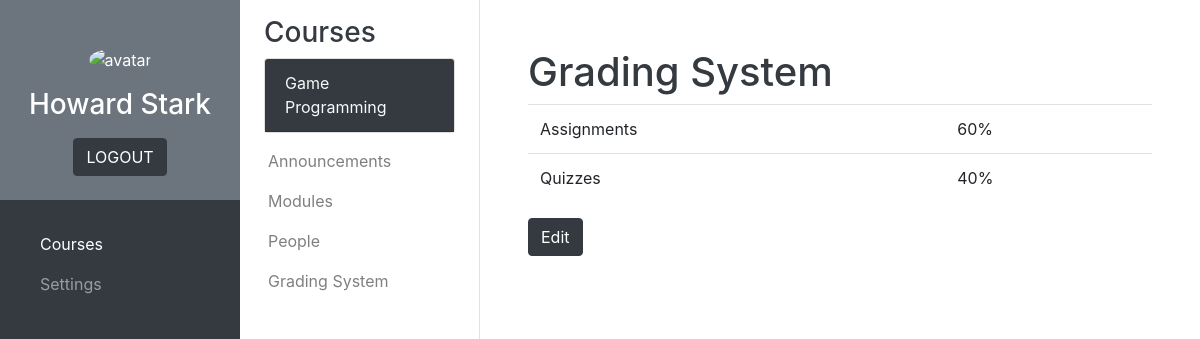
The page /courses/teacher/teacher_grading_system.php?course=2 (signed in) on the database its author committed.
### tables this page shows
CREATE TABLE `courses` (
  `Course_number` int(11) NOT NULL,
  `Course_name` varchar(50) NOT NULL
);

CREATE TABLE `grading_system` (
  `Course_number` int(11) NOT NULL,
  `Assignments_percentage` int(11) NOT NULL,
  `Quizzes_percentage` int(11) NOT NULL
);

### php_scripts/connect.php (called while the page is built, shortened)
<?php
    $servername = "localhost";
    $username = "root";
    $password = "";
    $db = "school_management_db";
    $conn = new mysqli($servername, $username, $password, $db);
    function sql($comm) {
        global $conn;
        $result = $conn->query($comm);
        return $result;
    }
?>

### courses/teacher/teacher_grading_system.php (the view, shortened to what this page needs)
<?php
    include('../../php_scripts/connect.php');
?>
<!DOCTYPE html>
<html lang="en">
    <head>
        <link rel="stylesheet" href="https://cdn.jsdelivr.net/npm/bootstrap@4.6.1/dist/css/bootstrap.min.css">
        <link rel="stylesheet" href="../../css/styles.css">
    </head>
    <body>
        <?php include('../courses_main_sidebar.php'); ?>
        <?php include('../courses_sub_sidebar_teacher.php'); ?>
        <main>
            <div id="grading-system" class="container-fluid p-5">
                <h1 class="text-dark">Grading System</h1>
                <div id="content">
                    <?php
                        $course_number = $_GET["course"];
                        if ($course_number != null) {
                            $course = sql("SELECT * FROM grading_system WHERE Course_number = $course_number");
                            if ($course->num_rows == 1) {
                                $row = $course->fetch_assoc();
                            }
                        }
                    ?>
                    <table class="table">
                        <tbody>
                            <tr>
                                <td>Assignments</td>
                                <td><?php if ($course_number != null) { echo $row["Assignments_percentage"]; } ?>%</td>
                            </tr>
                            <tr>
                                <td>Quizzes</td>
                                <td><?php if ($course_number != null) { echo $row["Quizzes_percentage"]; } ?>%</td>
                            </tr>
                        </tbody>
                    </table>
                    <button type="button" class="btn btn-dark" data-toggle="modal" data-target="#edit-grading-system-modal">Edit</button>
                </div>
            </div>
        </main>
    </body>
</html>

### courses/courses_sub_sidebar_teacher.php (shortened to what this page needs)
<?php
    if (!isset($_GET['course'])) {
        $courses_sb_selected_number = null;
        $courses_sb_selected_name = "No Course Selected";
    }
    else {
        $courses_sb_selected_number = $_GET['course'];
        $result = sql("SELECT Course_name FROM courses WHERE Course_number = $courses_sb_selected_number");
        if ($result->num_rows == 1) {
            $row = $result->fetch_assoc();
            $courses_sb_selected_name = $row["Course_name"];
        }
    }
?>
<div class="bg-white border-right sub-sidebar">
    <div class="container pt-3 px-4">
        <h3 class="text-dark">Courses</h3>
        <div class="card">
            <div class="card-header bg-dark">
                <a class="card-link text-light" data-toggle="collapse" href="#courseDropdownMenu"><?php echo $courses_sb_selected_name?></a>
            </div>
        </div>
    </div>
    <div class="px-1 pb-1">
        <nav class="navbar navbar-expand-lg navbar-light">
            <ul class="navbar-nav flex-column">
                <li class="nav-item"><a href="teacher_announcements.php?course=<?php echo $courses_sb_selected_number?>" class="nav-link<?php if ($courses_sb_selected_number == null) { echo " disabled"; }?>">Announcements</a></li>
                <li class="nav-item"><a href="teacher_modules.php?course=<?php echo $courses_sb_selected_number?>" class="nav-link<?php if ($courses_sb_selected_number == null) { echo " disabled"; }?>">Modules</a></li>
                <li class="nav-item"><a href="teacher_people.php?course=<?php echo $courses_sb_selected_number?>" class="nav-link<?php if ($courses_sb_selected_number == null) { echo " disabled"; }?>">People</a></li>
                <li class="nav-item"><a href="teacher_grading_system.php?course=<?php echo $courses_sb_selected_number?>" class="nav-link<?php if ($courses_sb_selected_number == null) { echo " disabled"; }?>">Grading System</a></li>
            </ul>
        </nav>
    </div>
</div>

### css/styles.css (style rules this page uses)
.sub-sidebar { position: fixed; top: 0; left: 240px; width: 240px; height: 100vh; }
main { margin-left: 480px; }

### rows shown on the page
courses: Course_name "Game Programming"
grading_system: Assignments_percentage "60", Quizzes_percentage "40"

### other values the page prints
$_SESSION['first_name'] "Howard"
$_SESSION['family_name'] "Stark"
